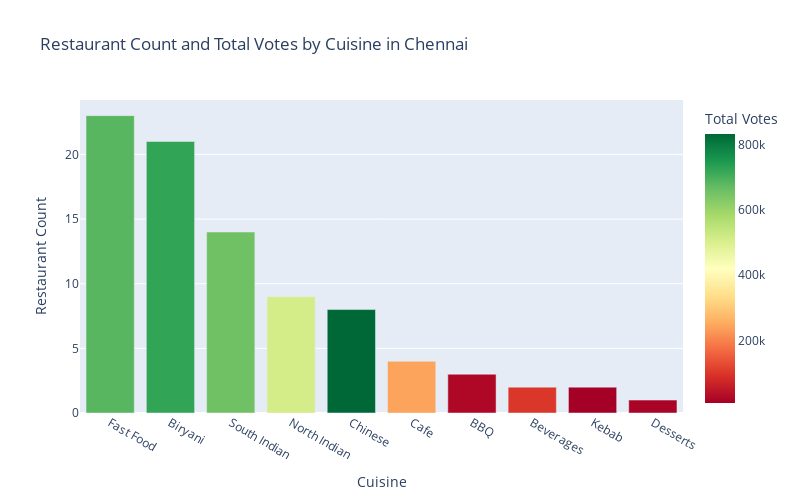

The notebook cell this image was saved under:
### Code cell
# plot cuisine vs restaurant count with total_votes as hue

# group by cuisine and get count of restaurants
restaurant_count = df_chennai.groupby('cuisine')['restaurant_name'].nunique().reset_index()

# group by cuisine and get total votes
total_votes = df_chennai.groupby('cuisine')['total_votes'].sum().reset_index()

# merge the two dataframes on cuisine
merged_data = pd.merge(restaurant_count, total_votes, on='cuisine', how='inner')

# create the plot
fig = px.bar(merged_data, x='cuisine', y='restaurant_name', color='total_votes',
             labels={'cuisine': 'Cuisine', 'restaurant_name': 'Restaurant Count', 'total_votes': 'Total Votes'},
             title='Restaurant Count and Total Votes by Cuisine in Chennai',
             color_continuous_scale='RdYlGn')

# order in descending
fig.update_xaxes(categoryorder='total descending')

# set the plot size
fig.update_layout(width=800, height=500)

# show the plot
fig.show()

### Figure 1 — Plotly figure (JSON) as saved in the notebook; plotly's stock layout.template omitted (floating-point values rounded to 4 significant figures)
{"data": [{"alignmentgroup": "True", "hovertemplate": "Cuisine=%{x}<br>Restaurant Count=%{y}<br>Total Votes=%{marker.color}<extra></extra>", "legendgroup": "", "marker": {"color": [22265, 98664, 723945, 242605, 833073, 14024, 683814, 7748, 510910, 654823], "coloraxis": "coloraxis", "pattern": {"shape": ""}}, "name": "", "offsetgroup": "", "orientation": "v", "showlegend": false, "textposition": "auto", "type": "bar", "x": ["BBQ", "Beverages", "Biryani", "Cafe", "Chinese", "Desserts", "Fast Food", "Kebab", "North Indian", "South Indian"], "xaxis": "x", "y": [3, 2, 21, 4, 8, 1, 23, 2, 9, 14], "yaxis": "y"}], "layout": {"barmode": "relative", "coloraxis": {"colorbar": {"title": {"text": "Total Votes"}}, "colorscale": [[0, "rgb(165,0,38)"], [0.1, "rgb(215,48,39)"], [0.2, "rgb(244,109,67)"], [0.3, "rgb(253,174,97)"], [0.4, "rgb(254,224,139)"], [0.5, "rgb(255,255,191)"], [0.6, "rgb(217,239,139)"], [0.7, "rgb(166,217,106)"], [0.8, "rgb(102,189,99)"], [0.9, "rgb(26,152,80)"], [1, "rgb(0,104,55)"]]}, "height": 500, "legend": {"tracegroupgap": 0}, "title": {"text": "Restaurant Count and Total Votes by Cuisine in Chennai"}, "width": 800, "xaxis": {"anchor": "y", "categoryorder": "total descending", "domain": [0, 1], "title": {"text": "Cuisine"}}, "yaxis": {"anchor": "x", "domain": [0, 1], "title": {"text": "Restaurant Count"}}}}
